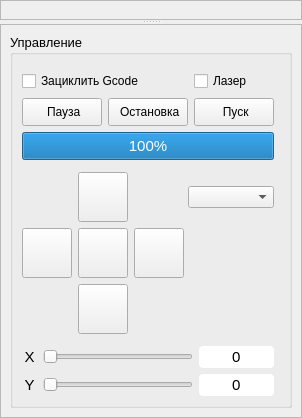
      <widget class="QSplitter" name="splitter_2">
       <property name="orientation">
        <enum>Qt::Vertical</enum>
       </property>
       <widget class="QFrame" name="frame_2">
        <property name="sizePolicy">
         <sizepolicy hsizetype="Preferred" vsizetype="Preferred">
          <horstretch>0</horstretch>
          <verstretch>1</verstretch>
         </sizepolicy>
        </property>
        <property name="frameShape">
         <enum>QFrame::StyledPanel</enum>
        </property>
        <property name="frameShadow">
         <enum>QFrame::Raised</enum>
        </property>
        <layout class="QGridLayout" name="gridLayout_5">
         <item row="0" column="0">
          <widget class="QFrame" name="QScintilla">
           <property name="frameShape">
            <enum>QFrame::StyledPanel</enum>
           </property>
           <property name="frameShadow">
            <enum>QFrame::Raised</enum>
           </property>
          </widget>
         </item>
        </layout>
       </widget>
       <widget class="QFrame" name="galvo_frame">
        <property name="maximumSize">
         <size>
          <width>16777215</width>
          <height>16777215</height>
         </size>
        </property>
        <property name="frameShape">
         <enum>QFrame::StyledPanel</enum>
        </property>
        <property name="frameShadow">
         <enum>QFrame::Raised</enum>
        </property>
        <layout class="QGridLayout" name="gridLayout_8">
         <item row="0" column="0">
          <widget class="QGroupBox" name="groupBox_2">
           <property name="font">
            <font>
             <pointsize>10</pointsize>
            </font>
           </property>
           <property name="title">
            <string>Управление</string>
           </property>
           <layout class="QGridLayout" name="gridLayout_11">
            <item row="1" column="0">
             <layout class="QGridLayout" name="gridLayout_4">
              <property name="topMargin">
               <number>6</number>
              </property>
              <property name="rightMargin">
               <number>6</number>
              </property>
              <item row="0" column="1">
               <widget class="QPushButton" name="galvo_go_y_plus">
                <property name="minimumSize">
                 <size>
                  <width>50</width>
                  <height>50</height>
                 </size>
                </property>
                <property name="maximumSize">
                 <size>
                  <width>50</width>
                  <height>50</height>
                 </size>
                </property>
                <property name="font">
                 <font>
                  <family>MS Shell Dlg 2</family>
                  <pointsize>11</pointsize>
                 </font>
                </property>
                <property name="styleSheet">
                 <string notr="true"/>
                </property>
                <property name="text">
                 <string/>
                </property>
               </widget>
              </item>
              <item row="2" column="0">
               <widget class="QPushButton" name="galvo_go_x_minus">
                <property name="minimumSize">
                 <size>
                  <width>50</width>
                  <height>50</height>
                 </size>
                </property>
                <property name="maximumSize">
                 <size>
                  <width>50</width>
                  <height>50</height>
                 </size>
                </property>
                <property name="font">
                 <font>
                  <family>MS Shell Dlg 2</family>
                  <pointsize>11</pointsize>
                 </font>
                </property>
                <property name="text">
                 <string/>
                </property>
               </widget>
              </item>
              <item row="2" column="1">
               <widget class="QPushButton" name="galvo_go_home">
                <property name="minimumSize">
                 <size>
                  <width>50</width>
                  <height>50</height>
                 </size>
                </property>
                <property name="maximumSize">
                 <size>
                  <width>50</width>
                  <height>50</height>
                 </size>
                </property>
                <property name="font">
                 <font>
                  <family>MS Shell Dlg 2</family>
                  <pointsize>10</pointsize>
                 </font>
                </property>
                <property name="text">
                 <string/>
                </property>
               </widget>
              </item>
              <item row="3" column="1">
               <widget class="QPushButton" name="galvo_go_y_minus">
                <property name="minimumSize">
                 <size>
                  <width>50</width>
                  <height>50</height>
                 </size>
                </property>
                <property name="maximumSize">
                 <size>
                  <width>50</width>
                  <height>50</height>
                 </size>
                </property>
                <property name="font">
                 <font>
                  <family>MS Shell Dlg 2</family>
                  <pointsize>11</pointsize>
                 </font>
                </property>
                <property name="text">
                 <string/>
                </property>
               </widget>
              </item>
              <item row="2" column="2">
               <widget class="QPushButton" name="galvo_go_x_plus">
                <property name="minimumSize">
                 <size>
                  <width>50</width>
                  <height>50</height>
                 </size>
                </property>
                <property name="maximumSize">
                 <size>
                  <width>50</width>
                  <height>50</height>
                 </size>
                </property>
                <property name="font">
                 <font>
                  <family>MS Shell Dlg 2</family>
                  <pointsize>11</pointsize>
                 </font>
                </property>
                <property name="text">
                 <string/>
                </property>
               </widget>
              </item>
              <item row="0" column="2" colspan="3" alignment="Qt::AlignRight">
               <widget class="QComboBox" name="galvo_step_to_go">
                <property name="sizePolicy">
                 <sizepolicy hsizetype="Preferred" vsizetype="Preferred">
                  <horstretch>0</horstretch>
                  <verstretch>0</verstretch>
                 </sizepolicy>
                </property>
                <property name="minimumSize">
                 <size>
                  <width>0</width>
                  <height>22</height>
                 </size>
                </property>
                <property name="maximumSize">
                 <size>
                  <width>16777215</width>
                  <height>22</height>
                 </size>
                </property>
                <property name="font">
                 <font>
                  <family>MS Shell Dlg 2</family>
                  <pointsize>11</pointsize>
                 </font>
                </property>
                <property name="styleSheet">
                 <string notr="true"/>
                </property>
                <property name="currentText">
                 <string/>
                </property>
               </widget>
              </item>
             </layout>
            </item>
            <item row="0" column="0">
             <layout class="QGridLayout" name="GcodeScanManage_Layout">
              <property name="topMargin">
               <number>6</number>
              </property>
              <property name="rightMargin">
               <number>6</number>
              </property>
              <item row="1" column="0">
               <widget class="QPushButton" name="gcode_pause_button">
                <property name="sizePolicy">
                 <sizepolicy hsizetype="Expanding" vsizetype="Fixed">
                  <horstretch>1</horstretch>
                  <verstretch>0</verstretch>
                 </sizepolicy>
                </property>
                <property name="minimumSize">
                 <size>
                  <width>0</width>
                  <height>28</height>
                 </size>
                </property>
                <property name="maximumSize">
                 <size>
                  <width>16777215</width>
                  <height>16777215</height>
                 </size>
                </property>
                <property name="font">
                 <font>
                  <pointsize>9</pointsize>
                 </font>
                </property>
                <property name="text">
                 <string> Пауза</string>
                </property>
               </widget>
              </item>
              <item row="1" column="2">
               <widget class="QPushButton" name="gcode_start_button">
                <property name="sizePolicy">
                 <sizepolicy hsizetype="Expanding" vsizetype="Fixed">
                  <horstretch>1</horstretch>
                  <verstretch>0</verstretch>
                 </sizepolicy>
                </property>
                <property name="minimumSize">
                 <size>
                  <width>0</width>
                  <height>28</height>
                 </size>
                </property>
                <property name="maximumSize">
                 <size>
                  <width>16777215</width>
                  <height>16777215</height>
                 </size>
                </property>
                <property name="font">
                 <font>
                  <pointsize>9</pointsize>
                 </font>
                </property>
                <property name="text">
                 <string> Пуск</string>
                </property>
               </widget>
              </item>
              <item row="1" column="1">
               <widget class="QPushButton" name="gcode_stop_button">
                <property name="sizePolicy">
                 <sizepolicy hsizetype="Expanding" vsizetype="Fixed">
                  <horstretch>1</horstretch>
                  <verstretch>0</verstretch>
                 </sizepolicy>
                </property>
                <property name="minimumSize">
                 <size>
                  <width>0</width>
                  <height>28</height>
                 </size>
                </property>
                <property name="maximumSize">
                 <size>
                  <width>16777215</width>
                  <height>16777215</height>
                 </size>
                </property>
                <property name="font">
                 <font>
                  <pointsize>9</pointsize>
                 </font>
                </property>
                <property name="text">
                 <string> Остановка</string>
                </property>
               </widget>
              </item>
              <item row="0" column="2">
               <widget class="QCheckBox" name="gcode_laser_state_checkBox">
                <property name="sizePolicy">
                 <sizepolicy hsizetype="Expanding" vsizetype="Fixed">
                  <horstretch>0</horstretch>
                  <verstretch>0</verstretch>
                 </sizepolicy>
                </property>
                <property name="font">
                 <font>
                  <pointsize>9</pointsize>
                 </font>
                </property>
                <property name="text">
                 <string>Лазер</string>
                </property>
               </widget>
              </item>
              <item row="2" column="0" colspan="3">
               <widget class="QProgressBar" name="gcode_progressBar">
                <property name="sizePolicy">
                 <sizepolicy hsizetype="Expanding" vsizetype="Fixed">
                  <horstretch>0</horstretch>
                  <verstretch>0</verstretch>
                 </sizepolicy>
                </property>
                <property name="minimumSize">
                 <size>
                  <width>0</width>
                  <height>28</height>
                 </size>
                </property>
                <property name="maximumSize">
                 <size>
                  <width>16777215</width>
                  <height>28</height>
                 </size>
                </property>
                <property name="font">
                 <font>
                  <family>MS Shell Dlg 2</family>
                  <pointsize>11</pointsize>
                 </font>
                </property>
                <property name="layoutDirection">
                 <enum>Qt::LeftToRight</enum>
                </property>
                <property name="styleSheet">
                 <string notr="true"/>
                </property>
                <property name="value">
                 <number>100</number>
                </property>
               </widget>
              </item>
              <item row="0" column="0" colspan="2">
               <widget class="QCheckBox" name="gcode_loop_checkBox">
                <property name="sizePolicy">
                 <sizepolicy hsizetype="Expanding" vsizetype="Fixed">
                  <horstretch>0</horstretch>
                  <verstretch>0</verstretch>
                 </sizepolicy>
                </property>
                <property name="minimumSize">
                 <size>
                  <width>22</width>
                  <height>22</height>
                 </size>
                </property>
                <property name="maximumSize">
                 <size>
                  <width>16777215</width>
                  <height>22</height>
                 </size>
                </property>
                <property name="font">
                 <font>
                  <pointsize>9</pointsize>
                 </font>
                </property>
                <property name="text">
                 <string>Зациклить Gcode</string>
                </property>
               </widget>
              </item>
             </layout>
            </item>
            <item row="2" column="0">
             <layout class="QGridLayout" name="gridLayout_10" columnstretch="1,10,1" columnminimumwidth="0,1,0">
              <property name="topMargin">
               <number>6</number>
              </property>
              <property name="rightMargin">
               <number>6</number>
              </property>
              <item row="0" column="1">
               <widget class="QSlider" name="galvo_x_slider">
                <property name="font">
                 <font>
                  <family>MS Shell Dlg 2</family>
                  <pointsize>11</pointsize>
                 </font>
                </property>
                <property name="styleSheet">
                 <string notr="true"/>
                </property>
                <property name="maximum">
                 <number>65535</number>
                </property>
                <property name="orientation">
                 <enum>Qt::Horizontal</enum>
                </property>
               </widget>
              </item>
              <item row="0" column="0">
               <widget class="QLabel" name="label_9">
                <property name="font">
                 <font>
                  <family>MS Shell Dlg 2</family>
                  <pointsize>11</pointsize>
                  <weight>50</weight>
                  <bold>false</bold>
                 </font>
                </property>
                <property name="styleSheet">
                 <string notr="true"/>
                </property>
                <property name="text">
                 <string>X</string>
                </property>
                <property name="alignment">
                 <set>Qt::AlignCenter</set>
                </property>
               </widget>
              </item>
              <item row="0" column="2">
               <widget class="QLineEdit" name="galvo_x_label">
                <property name="minimumSize">
                 <size>
                  <width>75</width>
                  <height>22</height>
                 </size>
                </property>
                <property name="maximumSize">
                 <size>
                  <width>16777215</width>
                  <height>22</height>
                 </size>
                </property>
                <property name="font">
                 <font>
                  <family>MS Shell Dlg 2</family>
                  <pointsize>11</pointsize>
                 </font>
                </property>
                <property name="styleSheet">
                 <string notr="true">border-radius: 4px;
</string>
                </property>
                <property name="text">
                 <string>0</string>
                </property>
                <property name="alignment">
                 <set>Qt::AlignCenter</set>
                </property>
               </widget>
              </item>
              <item row="1" column="1">
               <widget class="QSlider" name="galvo_y_slider">
                <property name="font">
                 <font>
                  <family>MS Shell Dlg 2</family>
                  <pointsize>11</pointsize>
                 </font>
                </property>
                <property name="styleSheet">
                 <string notr="true"/>
                </property>
                <property name="maximum">
                 <number>65535</number>
                </property>
                <property name="pageStep">
                 <number>10</number>
                </property>
                <property name="orientation">
                 <enum>Qt::Horizontal</enum>
                </property>
                <property name="invertedAppearance">
                 <bool>false</bool>
                </property>
                <property name="invertedControls">
                 <bool>false</bool>
                </property>
               </widget>
              </item>
              <item row="1" column="0">
               <widget class="QLabel" name="label_10">
                <property name="font">
                 <font>
                  <family>MS Shell Dlg 2</family>
                  <pointsize>11</pointsize>
                  <weight>50</weight>
                  <bold>false</bold>
                 </font>
                </property>
                <property name="styleSheet">
                 <string notr="true"/>
                </property>
                <property name="text">
                 <string>Y</string>
                </property>
                <property name="alignment">
                 <set>Qt::AlignCenter</set>
                </property>
               </widget>
              </item>
              <item row="1" column="2">
               <widget class="QLineEdit" name="galvo_y_label">
                <property name="minimumSize">
                 <size>
                  <width>75</width>
                  <height>22</height>
                 </size>
                </property>
                <property name="maximumSize">
                 <size>
                  <width>1000</width>
                  <height>22</height>
                 </size>
                </property>
                <property name="font">
                 <font>
                  <family>MS Shell Dlg 2</family>
                  <pointsize>11</pointsize>
                 </font>
                </property>
                <property name="styleSheet">
                 <string notr="true">border-radius: 4px;
</string>
                </property>
                <property name="text">
                 <string>0</string>
                </property>
                <property name="alignment">
                 <set>Qt::AlignCenter</set>
                </property>
               </widget>
              </item>
             </layout>
            </item>
           </layout>
          </widget>
         </item>
        </layout>
       </widget>
      </widget>
